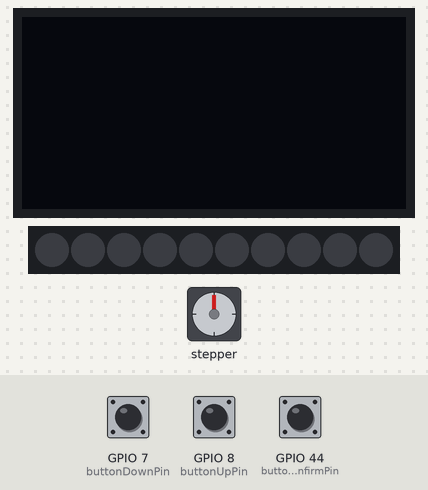
This program was run on a simulated Seeed XIAO ESP32-S3. On the bench: 128×64 one-colour display, 10 RGB LEDs in strip order, left to right, stepper motor. The inputs (shaded band) are chosen by the test bench; at power-on: GPIO 44 (buttonConfirmPin) HIGH, GPIO 7 (buttonDownPin) HIGH, GPIO 8 (buttonUpPin) HIGH. Dim RGB values are drawn brighter than linear; nothing arrives over Bluetooth unless stated; a phone connects over Bluetooth LE 3 s after start; stepper angles assume 2038 steps per turn; what the program prints to the serial monitor is not drawn.

Above: at 2.8 s.
2.9 s: GPIO 44 (buttonConfirmPin) pulled LOW for 1.2 s
At 8.5 s:
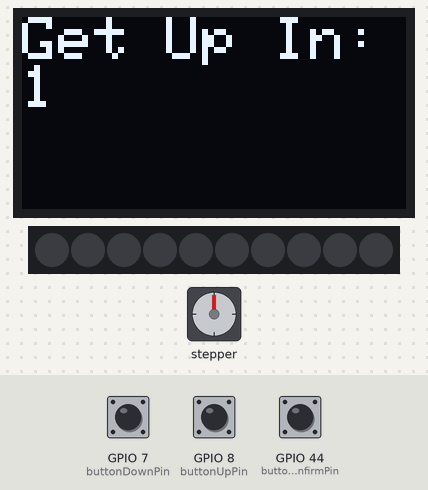
12.3 s: GPIO 7 (buttonDownPin) pulled LOW for 1.2 s
At 13.53 s:
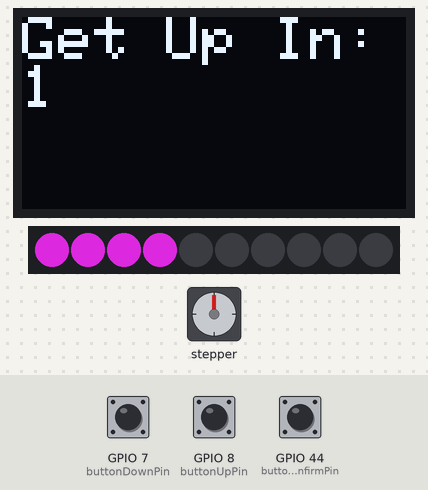
15.3 s: GPIO 8 (buttonUpPin) pulled LOW for 3.2 s
At 18.9 s:
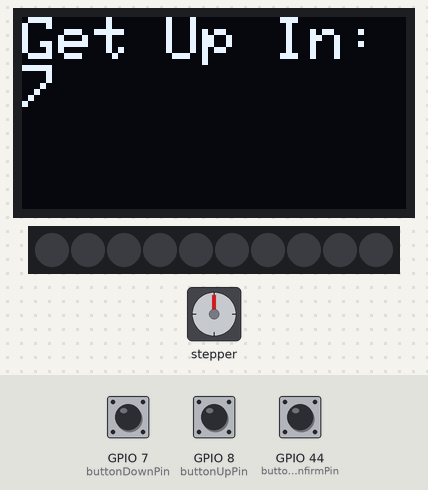
20.0 s: GPIO 8 (buttonUpPin) pulled LOW for 1.2 s
At 21.4 s:
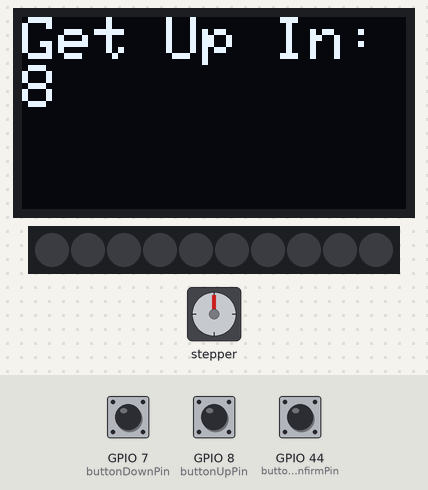
22.7 s: GPIO 7 (buttonDownPin) pulled LOW for 1.2 s
At 24.7 s:
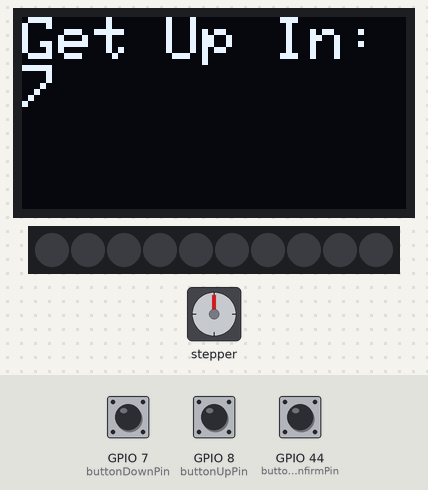
Timing chart, 0 to 26.2 s (numbered marks = the images above; inputs shaded):
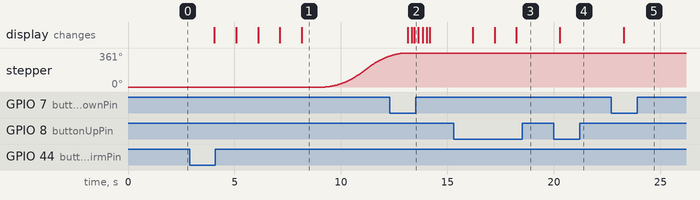

The program:

main.cpp
```cpp
// BLE server
#include <Arduino.h>
#include <BLEDevice.h>
#include <BLEServer.h>
#include <BLEUtils.h>
#include <BLE2902.h>
#include <stdlib.h>

// libraries for OLED display, stepper motor, and neopixel
#include <Adafruit_GFX.h>
#include <Adafruit_SSD1306.h>
#include <AccelStepper.h>
#include <Adafruit_NeoPixel.h>

// BLE server setup--------------------------------------------------------------
BLEServer* pServer = NULL;
BLECharacteristic* pCharacteristic = NULL;
bool deviceConnected = false;
bool oldDeviceConnected = false;
unsigned long previousMillis = 0;
const long interval = 1000;
#define SERVICE_UUID        "cbc8b292-c579-417d-bdae-9219a6362a83"
#define CHARACTERISTIC_UUID "5a645de1-e060-40f5-9745-646e2b954b27"


// OLED display setup--------------------------------------------------------------
#define OLED_RESET    -1
Adafruit_SSD1306 display(128, 64, &Wire, OLED_RESET);

// Define pin for LED strip and number of LEDs ----------------------------------
#define LED_STRIP_PIN D6 // Adjust to your actual pin
#define NUM_LEDS      10 // Adjust based on your LED strip
// Initialize the LED strip
Adafruit_NeoPixel strip(NUM_LEDS, LED_STRIP_PIN, NEO_GRB + NEO_KHZ800);


// Stepper motor setup--------------------------------------------------------------
#define MOTOR_STEPS 2038 // Define the number of steps per revolution
#define MOTOR_PIN1  D0
#define MOTOR_PIN2  D1
#define MOTOR_PIN3  D2
#define MOTOR_PIN4  D3
AccelStepper stepper(AccelStepper::FULL4WIRE, MOTOR_PIN1, MOTOR_PIN2, MOTOR_PIN3, MOTOR_PIN4);

// Variables for countdown --------------------------------------------------------
unsigned int countdownTime = 5; // default 5 seconds
bool countdownStarted = false;


// Button pin--------------------------------------------------------------
const int buttonUpPin = D9; // Adjust to your actual pin
const int buttonDownPin = D8; // Adjust to your actual pin
const int buttonConfirmPin = D7; // Adjust to your actual pin
// ------------------------------------------------------------------------


class MyServerCallbacks : public BLEServerCallbacks {
    void onConnect(BLEServer* pServer) {
        deviceConnected = true;
    };

    void onDisconnect(BLEServer* pServer) {
        deviceConnected = false;
    }
};

// TODO: add DSP algorithm functions here

void setup() {
    Serial.begin(115200);
    Serial.println("Starting BLE work!");

    // TODO: name your device to avoid conflictions
    BLEDevice::init("XIAO_ESP32S3_Fucong");
    pServer = BLEDevice::createServer();
    pServer->setCallbacks(new MyServerCallbacks());
    BLEService *pService = pServer->createService(SERVICE_UUID);
    pCharacteristic = pService->createCharacteristic(
        CHARACTERISTIC_UUID,
        BLECharacteristic::PROPERTY_READ |
        BLECharacteristic::PROPERTY_WRITE |
        BLECharacteristic::PROPERTY_NOTIFY
    );
    pCharacteristic->addDescriptor(new BLE2902());
    pCharacteristic->setValue("Device connected!");
    pService->start();
    // BLEAdvertising *pAdvertising = pServer->getAdvertising();  // this still is working for backward compatibility
    BLEAdvertising *pAdvertising = BLEDevice::getAdvertising();
    pAdvertising->addServiceUUID(SERVICE_UUID);
    pAdvertising->setScanResponse(true);
    pAdvertising->setMinPreferred(0x06);  // functions that help with iPhone connections issue
    pAdvertising->setMinPreferred(0x12);
    BLEDevice::startAdvertising();
    Serial.println("Waiting for a client connection to notify...");

    // Initialize the button pins -----------------------------------------------
    pinMode(buttonUpPin, INPUT_PULLUP);
    pinMode(buttonDownPin, INPUT_PULLUP);
    pinMode(buttonConfirmPin, INPUT_PULLUP);

    // Initialize the OLED display ------------------------------------------------
    display.begin(SSD1306_SWITCHCAPVCC, 0x3C);
    display.clearDisplay();
    display.setTextSize(2);
    display.setTextColor(WHITE);

    // Initialize the LED strip ----------------------------------------------------
    strip.begin();
    strip.show(); // Initialize all pixels to 'off'

    // Initialize the stepper motor ------------------------------------------------
    stepper.setMaxSpeed(1000);
    stepper.setAcceleration(500);


}

void loop() {

    // Countdown setup with buttons
    if (!countdownStarted) {
        if (digitalRead(buttonUpPin) == LOW) {
        countdownTime++;
        Serial.print("Up");
        display.clearDisplay();
        display.setCursor(0,0);
        display.println("Get Up In:");
        display.println(countdownTime);
        display.display();
        } else if (digitalRead(buttonDownPin) == LOW) {
        countdownTime--;
        Serial.print("Down");
        display.clearDisplay();
        display.setCursor(0,0);
        display.println("Get Up In:");
        display.println(countdownTime);
        display.display();
        } else if (digitalRead(buttonConfirmPin) == LOW) {
        Serial.print("OK");
        countdownStarted = true;
        // delay(200); // Debounce
        }
    }


    else {

        int temp = countdownTime;
        while (temp > 0) {
            display.clearDisplay();
            display.setCursor(0,0);
            display.println("Get Up In:");
            display.println(temp);
            display.display();
            Serial.print("Get Up In: ");
            Serial.println(temp);
            temp--;

            delay(1000);
        }

        if (temp == 0) {
                        // Update stepper motor and LED strip as a visualization
            stepper.move(2048); // Adjust based on your stepper motor's steps per revolution
            while(stepper.distanceToGo() != 0) {
             stepper.run();
            }

            for(int j = 0; j < NUM_LEDS; j++) {
                strip.setPixelColor(j, strip.Color(153, 28, 155)); // Red color
                strip.show();
                delay(100); // Update LED strip in segments
            }

            // Send BLE signal to Device2
            if (deviceConnected) {
                pCharacteristic->setValue("Alarm");
                pCharacteristic->notify();
                Serial.println("Notify value: Alarm");
            }

            // Turn off LEDs after animation
            for (int i = 0; i < NUM_LEDS; i++) {
                strip.setPixelColor(i, strip.Color(0, 0, 0)); // Turn off pixel
                }
            strip.show();

            display.clearDisplay();
            display.setCursor(0,0);
            display.println("Wake UPPPP!!!!!");
            display.display();
            delay(2000); // Debounce

            // Reset for next countdown

            display.clearDisplay();
            display.setCursor(0,0);
            display.println("Get Up In:");
            display.println(countdownTime);
            display.display();
            countdownStarted = false;
            countdownTime = 5; // Reset to default or based on user input
        }

    }

    // disconnecting
    if (!deviceConnected && oldDeviceConnected) {
        delay(500);  // give the bluetooth stack the chance to get things ready
        pServer->startAdvertising();  // advertise again
        Serial.println("Start advertising");
        oldDeviceConnected = deviceConnected;
    }
    // connecting
    if (deviceConnected && !oldDeviceConnected) {
        // do stuff here on connecting
        oldDeviceConnected = deviceConnected;
    }
    delay(1000);
}
```

Measured:
- after the input at 2.9 s, stepper: keeps turning clockwise at about 108°/s, starting after 6.4 s; the display: first changes after 1.2 s (image 1 shows a later state)
- after the input at 15.3 s, the display: first differs from a run without the input after 1.9 s (image 3 shows a later state)
- after the input at 20.0 s, the display: changes after 0.26 s (image 4)
- after the input at 22.7 s, the display: changes after 0.59 s (image 5)
